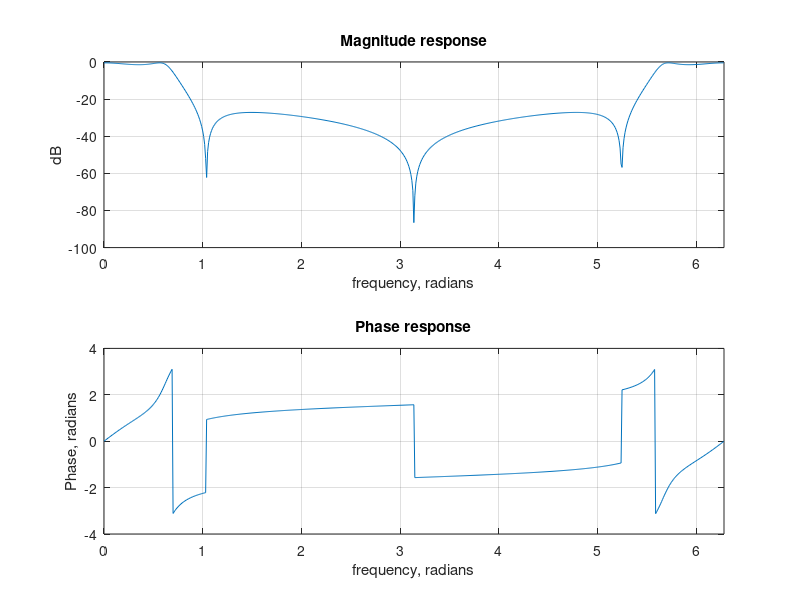

The MATLAB script that drew this image:

%M4.6) Causal IIR filter

% https://ece.uwaterloo.ca/~ece413/HW/Solution1.pdf
% https://uk.mathworks.com/help/ident/ref/bode.html TF

close all;
clear all;

k = 1;
for w = 0:0.01:2*pi %frequency range
z=exp(-1i*w);

%Transfer function
H(k)=(0.0534.*(1+z.^(-1)).*(1-1.0166.*z.^(-1)+z.^(-2)))./...      
  ((1-0.683.*z.^(-1)).*(1-1.4461.*z.^(-1)+0.7957.*z.^(-2))); 

k = (k + 1);
end 

Magnitude=abs(H);
Amp=20*log10(Magnitude);

Phase=angle(H);

figure()
subplot(2,1,1)
plot(0:0.01:2*pi, Amp); title('Magnitude response'); grid on
xlim([0, 2*pi]); ylabel('dB'); xlabel('frequency, radians')
subplot(2,1,2)
plot(0:0.01:2*pi, Phase); title('Phase response'); grid on
xlim([0, 2*pi]); ylabel('Phase, radians'); xlabel('frequency, radians')

